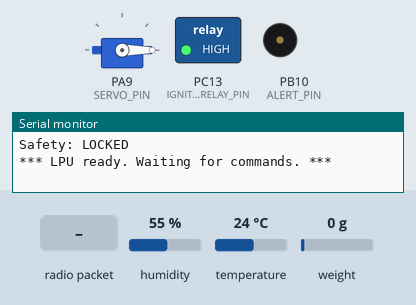
A sketch run on a simulated STM32 Blue Pill. On the bench: servo, switched loads named in the sketch (green lamp = pin HIGH), buzzer (waves = sounding), the last lines printed to the serial monitor. Inputs (shaded band) come from the test bench; at power-on: humidity 55 %, temperature 24 °C, weight on the scale 0 g. No radio packets arrive unless stated; pins used as bus, display or sensor lines are not drawn.

Above: at 2.2 s.
2.3 s: radio packet "Z" arrives
At 2.54 s:
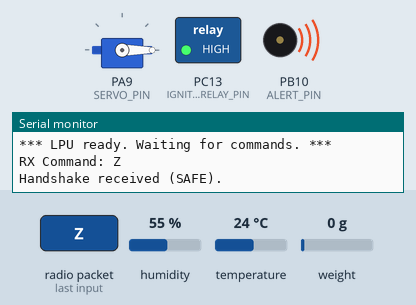
4.2 s: radio packet "A" arrives
At 4.7 s:
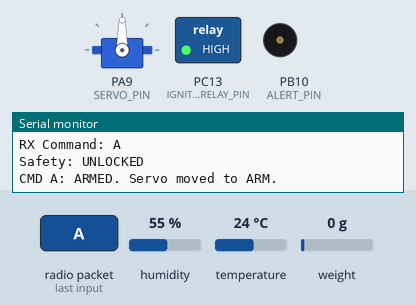
5.7 s: radio packet "L" arrives
At 6.77 s:
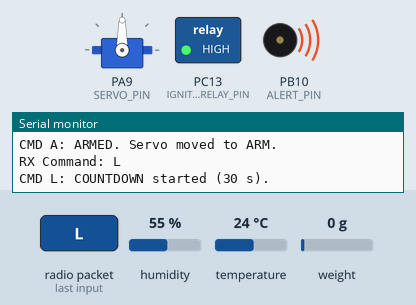
Timing chart, 0 to 37.4 s (numbered marks = the images above; inputs shaded):
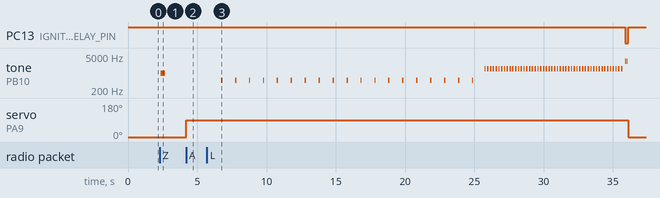

The sketch:

LPU.ino
```cpp
/**
 * DhumketuX LaunchPad Unit (LPU) — STM32 Bluepill
 * Paired with your current GS and Web UI (ASCII CSV, 5 fields)
 * CSV: thrust(N),temp(C),humi(%),uptime_ms,state(0=SAFE,1=ARMED,2=COUNTDOWN,3=IGNITION)
 */

#include <SPI.h>
#include <LoRa.h>
#include <Servo.h>
#include <DHT.h>
#include <HX711.h>
#include <math.h>

// ---------------- I. Pin map (Bluepill) ----------------
#define LORA_CS_PIN         PA4
#define LORA_RST_PIN        PA3
#define LORA_DIO0_PIN       PA2

#define LOADCELL_DOUT_PIN   PB0
#define LOADCELL_CLK_PIN    PB1

#define SERVO_PIN           PA9          // timer pin suitable for Servo on Bluepill core
#define IGNITION_RELAY_PIN  PC13         // active LOW to fire
#define ALERT_PIN           PB10         // buzzer or LED (tone capable preferred)
#define DHT_PIN             PA8
#define DHT_TYPE            DHT22

// ---------------- II. Radio and timings ----------------
#define LORA_FREQ_HZ        433E6        // LoRa.begin expects Hz
#define TELEMETRY_INTERVAL  100UL        // ms
#define SENSOR_READ_INTERVAL 1000UL      // ms
#define IGNITION_PULSE_MS   300UL        // ms, active LOW
#define HANDSHAKE_BEEP_MS   300UL

// Load cell
#define CALIBRATION_FACTOR  -400.0f      // adjust to your calibration

// Servo angles
#define SERVO_LOCK_ANGLE    0            // Safe
#define SERVO_ARM_ANGLE     90           // Armed

// ---------------- III. State machine ----------------
enum SystemState_t {
  STATE_DISARMED = 0,
  STATE_ARMED    = 1,
  STATE_COUNTDOWN= 2,
  STATE_IGNITION = 3
};

// ---------------- IV. Globals ----------------
Servo safetyServo;
DHT dht(DHT_PIN, DHT_TYPE);
HX711 LoadCell;

SystemState_t systemState = STATE_DISARMED;

float tx_thrust = 0.0f;
float tx_temp   = 0.0f;
float tx_humi   = 0.0f;

unsigned long lastTelemetryTx   = 0;
unsigned long lastSensorRead    = 0;
unsigned long sequenceStartTime = 0;   // used for countdown and ignition pulse
unsigned long lastToneToggle    = 0;

char txStringBuffer[96];

// Debounce for handshake spam
unsigned long lastZTime = 0;
const unsigned long Z_DEBOUNCE_MS = 1000;

// ---------------- V. Helpers ----------------
float readLoadCell() {
  return LoadCell.get_units(1);   // one sample average to keep latency low
}

void safeTone(unsigned freq, unsigned dur) {
  // Some cores do not allow tone on any pin. If your core supports tone() on PB10 this works.
  tone(ALERT_PIN, freq, dur);
}

void setSafety(bool lockState) {
  if (!safetyServo.attached()) {
    safetyServo.attach(SERVO_PIN);
  }
  safetyServo.write(lockState ? SERVO_LOCK_ANGLE : SERVO_ARM_ANGLE);
  Serial.print("Safety: ");
  Serial.println(lockState ? "LOCKED" : "UNLOCKED");
}

void readEnvironmentSensors() {
  float t = dht.readTemperature();
  float h = dht.readHumidity();
  if (!isnan(t)) tx_temp = t;
  if (!isnan(h)) tx_humi = h;
}

// ---------------- VI. Telemetry ----------------
void transmitTelemetry() {
  tx_thrust = readLoadCell();

  int armedState = (systemState == STATE_IGNITION) ? 3 :
                   (systemState == STATE_COUNTDOWN) ? 2 :
                   (systemState == STATE_ARMED)     ? 1 : 0;

  // thrust,temp,humi,uptime,state
  snprintf(txStringBuffer, sizeof(txStringBuffer),
           "%.2f,%.1f,%.1f,%lu,%d\r\n",
           tx_thrust, tx_temp, tx_humi, millis(), armedState);

  LoRa.beginPacket();
  LoRa.print(txStringBuffer);
  LoRa.endPacket(true);   // blocking is fine at 10 Hz telemetry
}

// ---------------- VII. Command handling ----------------
void handleCommand(char command) {
  unsigned long now = millis();

  switch (command) {
    case 'Z': { // handshake ping
      if (now - lastZTime < Z_DEBOUNCE_MS) break;   // ignore spam
      lastZTime = now;
      if (systemState == STATE_DISARMED) {
        safeTone(1000, HANDSHAKE_BEEP_MS);
        digitalWrite(ALERT_PIN, HIGH);
        delay(20);
        digitalWrite(ALERT_PIN, LOW);
        Serial.println("Handshake received (SAFE).");
      } // ignore Z in ARMED/COUNTDOWN/IGNITION
      break;
    }

    case 'A': { // arm
      if (systemState == STATE_DISARMED) {
        systemState = STATE_ARMED;
        setSafety(false);
        Serial.println("CMD A: ARMED. Servo moved to ARM.");
      }
      break;
    }

    case 'S': { // safe
      if (systemState != STATE_DISARMED) {
        systemState = STATE_DISARMED;
        setSafety(true);
        digitalWrite(IGNITION_RELAY_PIN, HIGH);   // make sure OFF
        noTone(ALERT_PIN);
        Serial.println("CMD S: DISARMED. Servo moved to SAFE.");
      }
      break;
    }

    case 'L': { // 30 s countdown to ignition
      if (systemState == STATE_ARMED) {
        systemState = STATE_COUNTDOWN;
        sequenceStartTime = now;
        lastToneToggle = now;
        Serial.println("CMD L: COUNTDOWN started (30 s).");
      }
      break;
    }

    case 'T': { // test pulse + tone
      if (systemState == STATE_ARMED) {
        systemState = STATE_IGNITION;
        sequenceStartTime = now;
        Serial.println("CMD T: TEST PULSE started.");
      }
      break;
    }
  }
}

void checkLoRaCommand() {
  int packetSize = LoRa.parsePacket();
  if (!packetSize) return;

  // Read first byte as command and flush the rest
  char command = (char)LoRa.read();
  while (LoRa.available()) LoRa.read();

  Serial.print("RX Command: ");
  Serial.println(command);

  handleCommand(command);
}

// ---------------- VIII. Timed sequences ----------------
void handleSequences(unsigned long now) {
  if (systemState == STATE_COUNTDOWN) {
    const unsigned long COUNTDOWN_MS = 30000UL;
    unsigned long elapsed   = now - sequenceStartTime;
    long remaining = (long)COUNTDOWN_MS - (long)elapsed;

    if (remaining <= 0) {
      // go to ignition pulse
      systemState = STATE_IGNITION;
      sequenceStartTime = now;
      return;
    }

    // Beep cadence accelerates in last 10 s
    unsigned long toneInterval = (remaining > 10000UL) ? 1000UL : 200UL;
    if (now - lastToneToggle >= toneInterval) {
      if (remaining > 50) safeTone((remaining > 10000UL) ? 500 : 1500, 100);
      lastToneToggle = now;
    }
  }
  else if (systemState == STATE_IGNITION) {
    // Drive relay active LOW for IGNITION_PULSE_MS
    if (now - sequenceStartTime < IGNITION_PULSE_MS) {
      digitalWrite(IGNITION_RELAY_PIN, LOW);
      safeTone(3000, 80);
      digitalWrite(ALERT_PIN, HIGH);
    } else {
      digitalWrite(IGNITION_RELAY_PIN, HIGH);
      noTone(ALERT_PIN);
      // After test pulse or launch, auto safe
      systemState = STATE_DISARMED;
      setSafety(true);
      Serial.println("Ignition pulse complete. Auto DISARM.");
    }
  }
}

// ---------------- IX. Setup and loop ----------------
void setup() {
  pinMode(ALERT_PIN, OUTPUT);
  pinMode(IGNITION_RELAY_PIN, OUTPUT);
  digitalWrite(IGNITION_RELAY_PIN, HIGH);    // idle HIGH
  digitalWrite(ALERT_PIN, LOW);

  Serial.begin(115200);
  delay(50);

  // Sensors
  LoadCell.begin(LOADCELL_DOUT_PIN, LOADCELL_CLK_PIN);
  LoadCell.set_scale(CALIBRATION_FACTOR);
  LoadCell.tare();

  dht.begin();
  setSafety(true);

  // LoRa radio
  LoRa.setPins(LORA_CS_PIN, LORA_RST_PIN, LORA_DIO0_PIN);
  if (!LoRa.begin(LORA_FREQ_HZ)) {
    Serial.println("FATAL: LoRa init failed");
    while (1) { delay(100); }
  }
  // Align with GS and Web
  LoRa.setSpreadingFactor(10);         // SF10
  LoRa.setCodingRate4(5);              // 4/5
  LoRa.setSignalBandwidth(125E3);      // 125 kHz
  LoRa.setSyncWord(0x34);              // match GS
  LoRa.setTxPower(17);                 // adjust if needed

  // First sensor snapshot
  readEnvironmentSensors();

  Serial.println("\n*** LPU ready. Waiting for commands. ***");
}

void loop() {
  unsigned long now = millis();

  // Sequences
  handleSequences(now);

  // Sensors at 1 Hz
  if (now - lastSensorRead >= SENSOR_READ_INTERVAL) {
    lastSensorRead = now;
    readEnvironmentSensors();
  }

  // Telemetry at 10 Hz
  if (now - lastTelemetryTx >= TELEMETRY_INTERVAL) {
    lastTelemetryTx = now;
    transmitTelemetry();
  }

  // Commands
  checkLoRaCommand();
}
```

Measured:
- after the input at 2.3 s, tone on PB10 (ALERT_PIN): silent → 1000 Hz after 0.08 s, → silent 0.30 s later
- after the input at 4.2 s, servo on PA9 (SERVO_PIN): 0° → 90° at once
- after the input at 5.7 s, PC13 (IGNITION_RELAY_PIN): HIGH → LOW after 30.2 s, → HIGH 0.20 s later; tone on PB10 (ALERT_PIN): plays 500 Hz for 0.10 s, 500 Hz for 0.10 s, 500 Hz for 0.10 s, 500 Hz for 0.10 s, 500 Hz for 0.10 s, 500 Hz for 0.10 s … (71 notes in this stretch), starting after 1.0 s; servo on PA9 (SERVO_PIN): 90° → 0° after 30.4 s
